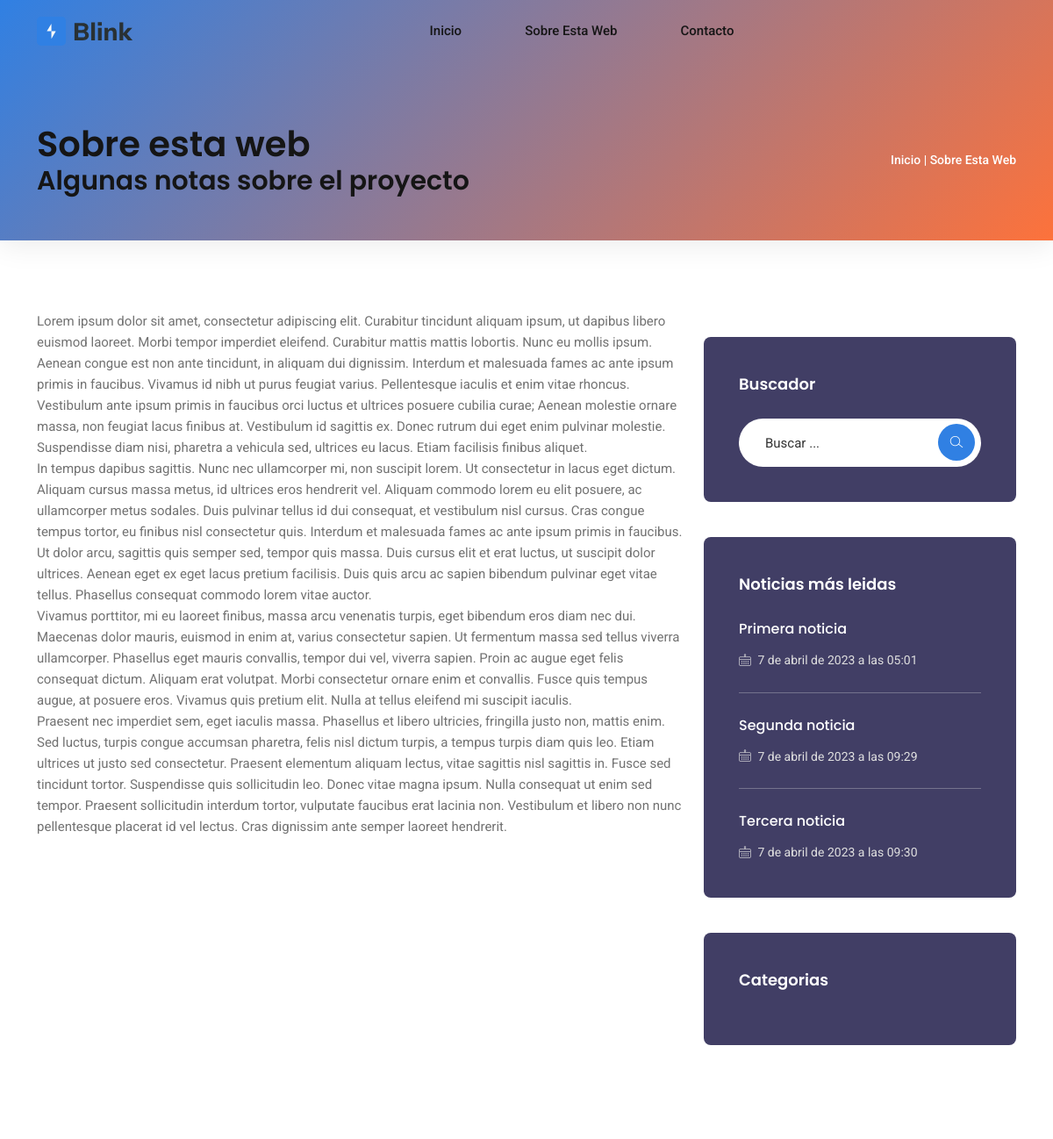
Before: /pagina/sobre-esta-web/ (upper part) with the older database file.
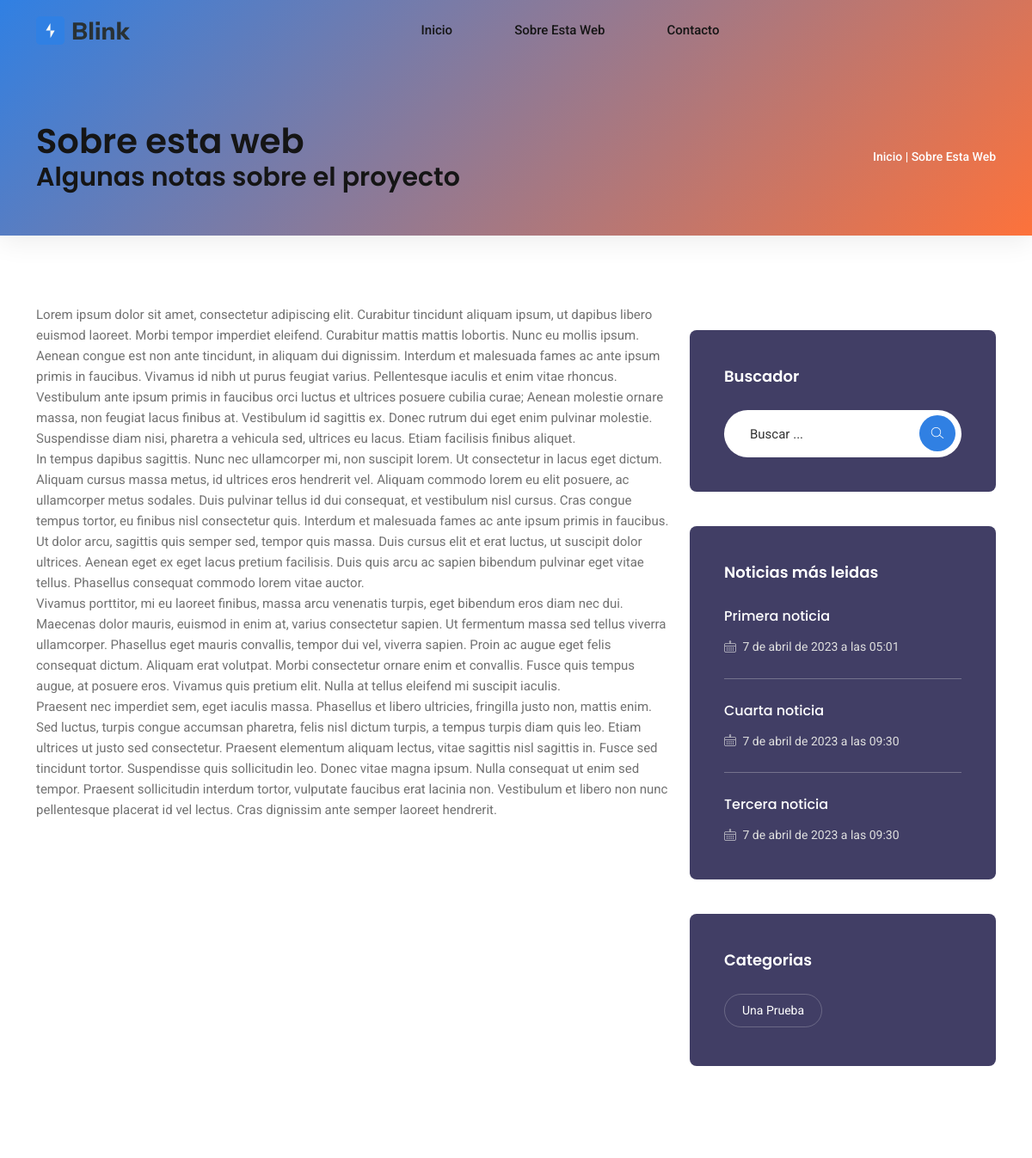
After: the same page with the newer database file.
### core/models.py (models this page shows, shortened)
class Pagina(models.Model):
    id = models.AutoField(primary_key=True)
    titulo = models.CharField(max_length=250)
    slug = models.SlugField(unique=True, default=0)
    subtitulo = models.CharField(max_length=250)
    contenido = models.TextField()
    imagen = models.ImageField(upload_to='paginas')
    fecha_creacion = models.DateTimeField(auto_now_add=True) # Se añade la hora de forma automática cuando se crea el registro
    fecha_actualizacion = models.DateTimeField(auto_now=True) # Se añade la hora de forma automática al actualizarse el campo
    class Meta:
        verbose_name = "pagina"
        verbose_name_plural = "paginas"
        ordering = ["-fecha_creacion"] # Ordena por defecto de mas antiguo a mas nuevo, con (-NombreCampo), cambia a la inversa

### blog/models.py (models this page shows, shortened)
class Blog(models.Model):
    id = models.AutoField(primary_key=True)
    titulo = models.CharField(max_length=250)
    slug = models.SlugField(unique=True, default=0)
    subtitulo = models.CharField(max_length=250)
    contenido = models.TextField()
    imagen = models.ImageField(upload_to='blog')
    fecha_creacion = models.DateTimeField(auto_now_add=True) # Se añade la hora de forma automática cuando se crea el registro
    fecha_actualizacion = models.DateTimeField(auto_now=True) # Se añade la hora de forma automática al actualizarse el campo
    autor = models.ForeignKey(Autor, on_delete=models.CASCADE, related_name='blogs')
    num_visitas = models.PositiveIntegerField(default=0) # Nuevo campo para contabilizar el número de visitas
    class Meta:
        verbose_name = "noticia"
        verbose_name_plural = "noticias"
        ordering = ["-fecha_creacion"] # Ordena por defecto de mas antiguo a mas nuevo, con (-NombreCampo), cambia a la inversa

class Categoria(models.Model):
    nombre = models.CharField(max_length=100)
    slug = models.SlugField(unique=True, default=0)
    noticias = models.ManyToManyField(Blog, related_name='categorias')

### core/views.py (the view)
# urls.py: path('pagina/<slug:slug>/', pagina.as_view(), name='pagina-detalle'),
class pagina(DetailView):
    model = Pagina
    template_name = 'core/pagina.html'
    context_object_name = 'pagina'
    slug_field = 'slug'

### blog/utils.py (called while the page is built)
def mas_leidas():
    return Blog.objects.all().order_by('-num_visitas')[:3]

def lista_categorias():
   return Categoria.objects.all()

### core/utils.py (called while the page is built)
def obtener_paginas():
    return Pagina.objects.all()

### core/views.py (called while the page is built)
def paginas_context(request):
    return {'paginas': obtener_paginas()}

def noticias_context(request):
    return {'mas_leidas': mas_leidas()}

def categorias_context(request):
    return {'categorias': lista_categorias()}

### core/templates/core/pagina.html
    {% extends 'core/base.html' %}
    {% for pagina in paginas %}
    {% block content %}
    <div class="row align-items-center">
        <p>{{pagina.contenido|linebreaks}}</p>
    </div>
    {% endblock %}
    {% endfor %}

### core/templates/core/base.html (shortened to what this page needs)
<!DOCTYPE html>
<html lang="es-ES">
<head>
    {% load static %}
    <link rel="stylesheet" href="{% static 'core/assets/css/bootstrap.min.css' %}" />
    <link rel="stylesheet" href="{% static 'core/assets/css/LineIcons.3.0.css' %}" />
    <link rel="stylesheet" href="{% static 'core/assets/css/animate.css' %}" />
    <link rel="stylesheet" href="{% static 'core/assets/css/tiny-slider.css' %}" />
    <link rel="stylesheet" href="{% static 'core/assets/css/glightbox.min.css' %}" />
    <link rel="stylesheet" href="{% static 'core/assets/css/main.css' %}" />
</head>
<body>
<header class="header navbar-area">
    <div class="container">
        <div class="row align-items-center">
            <div class="col-lg-12">
                <div class="nav-inner">
                    <nav class="navbar navbar-expand-lg">
                        <a class="navbar-brand" href="{% url 'home' %}">
                            <img src="{% static 'core/assets/images/logo/logo.svg' %}" alt="Logo">
                        </a>
                        <div class="collapse navbar-collapse sub-menu-bar" id="navbarSupportedContent">
                            <ul id="nav" class="navbar-nav ms-auto">
                                <li class="nav-item"><a class="nav-item px-lg-3 py-3 py-lg-4" href="{% url 'home' %}">Inicio</a></li>
                                 {% for pagina in paginas %}
                                     <li class="nav-item"><a class="nav-item px-lg-3 py-3 py-lg-4" href="/pagina/{{pagina.slug}}/">{{ pagina.titulo }}</a></li>
                                 {% endfor %}
                                 <li class="nav-item"><a class="nav-item px-lg-3 py-3 py-lg-4" href="{% url 'contacto' %}">Contacto</a></li>
                            </ul>
                        </div>
                    </nav>
                </div>
            </div>
        </div>
    </div>
</header>
<div class=breadcrumbs>
<div class=container>
<div class="row align-items-center">
<div class="col-lg-6 col-md-6 col-12">
<div class=breadcrumbs-content>
<h2 class=page-title>
    {% if noticia %}
        <h2>{{ noticia.titulo }}</h2>
        <h3>{{ noticia.subtitulo}}</h3>
    {% elif pagina %}
        <h2>{{ pagina.titulo }}</h2>
        <h3>{{ pagina.subtitulo }}</h3>
    {% elif categoria %}
        <h3>Noticias de la categoria: {{ categoria.nombre}}</h3>
    {% elif resultados %}
        <h3>Resultados de la busqueda</h3>
        {% else %}
        <h2>Inicio</h2>
    {% endif %}
</h2>
</div>
</div>
<div class="col-lg-6 col-md-6 col-12">
<ul class=breadcrumb-nav>
    {% if noticia %}
    <li><a href="{% url 'home' %}">Inicio</a>
        <a href="/blog/{{noticia.slug}}/"> | {{ noticia.titulo }}</a>
    </li>
    {% elif pagina %}
    <li><a href="{% url 'home' %}">Inicio</a>
        <a href="/pagina/{{pagina.slug}}/"> | {{ pagina.titulo }} </a>
    </li>
    {% endif %}
</ul>
</div>
</div>
</div>
</div>
<section class="section blog-grid-page">
<div class=container>
<div class=row>
<div class="col-lg-8 col-md-12 col-12">
{% block content %}
{% endblock %}
</div>
<aside class="col-lg-4 col-md-12 col-12">
<div class=sidebar>
<div class="widget search-widget">
<h5 class=widget-title>Buscador</h5>
<form id="BusquedaForm" action="{% url 'buscar_noticias' %}" method="POST">
<input type=text name="cadena" placeholder="Buscar ...">
<button type=submit><i class="lni lni-search-alt"></i></button>
</form>
</div>
<div class="widget popular-feeds">
<h5 class=widget-title>Noticias más leidas</h5>
<div class=popular-feed-loop>
    {% for noticia in mas_leidas %}
        <div class=single-popular-feed>
        <div class=feed-desc>
        <h6 class=post-title><a href="/blog/{{noticia.slug}}">{{ noticia.titulo }}</a></h6>
        <span class=time><i class="lni lni-calendar"></i> {{ noticia.fecha_creacion }}</span>
    </div>
    </div>
    {% endfor %}
</div>
</div>
<div class="widget popular-tag-widget">
<h5 class=widget-title>Categorias</h5>
<div class=tags>
{% for categoria in categorias %}
<a href="/categoria/{{categoria.slug}}/"> {{ categoria.nombre}}</a>
{% endfor %}
</div>
</div>
</div>
</aside>
</div>
</div>
</section>
</body>
</html>

Changed rows visible on the page:
no longer on this page (row edited): Blog: titulo "Segunda noticia", fecha_creacion "7 de abril de 2023 a las 09:29"
now on this page (row edited): Blog: titulo "Cuarta noticia", fecha_creacion "7 de abril de 2023 a las 09:30"
added Categoria: nombre "Una Prueba"
